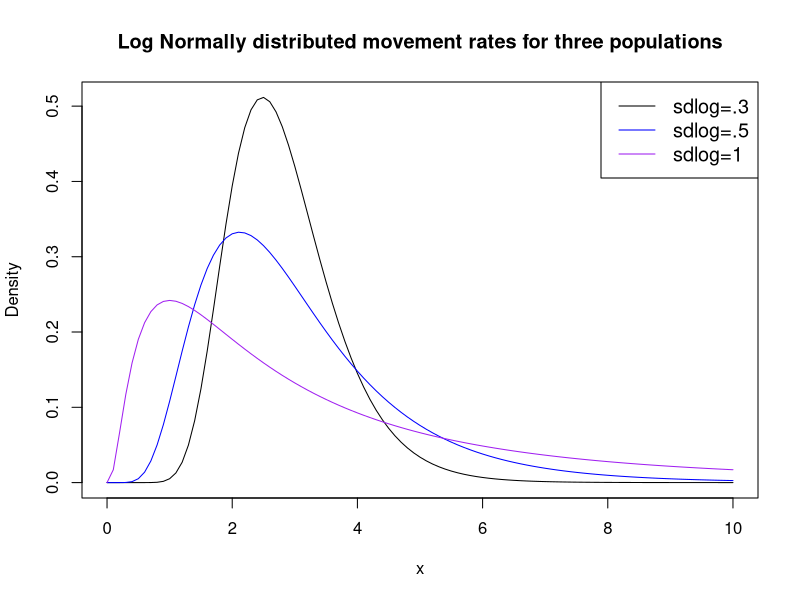
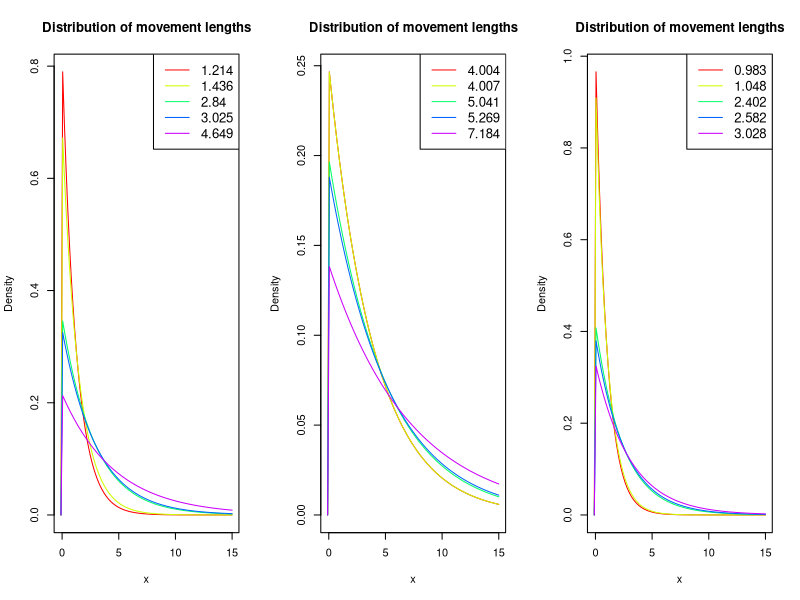
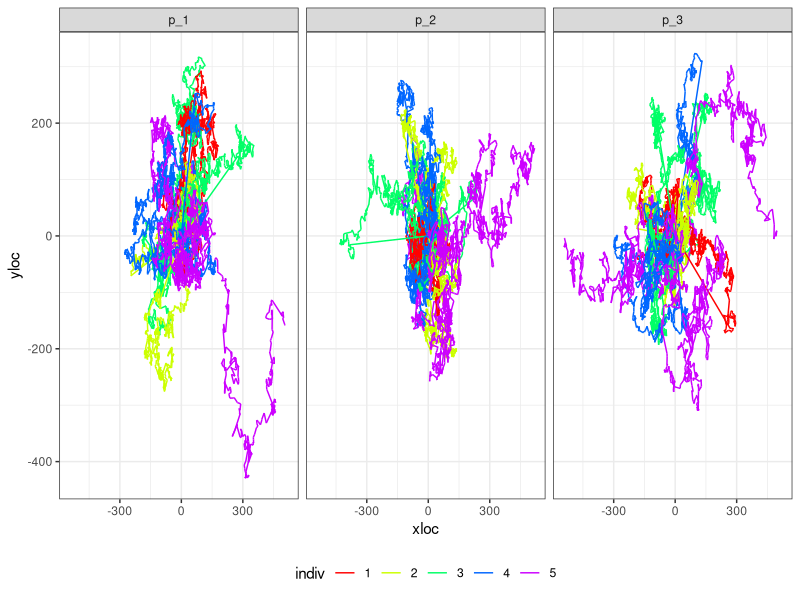
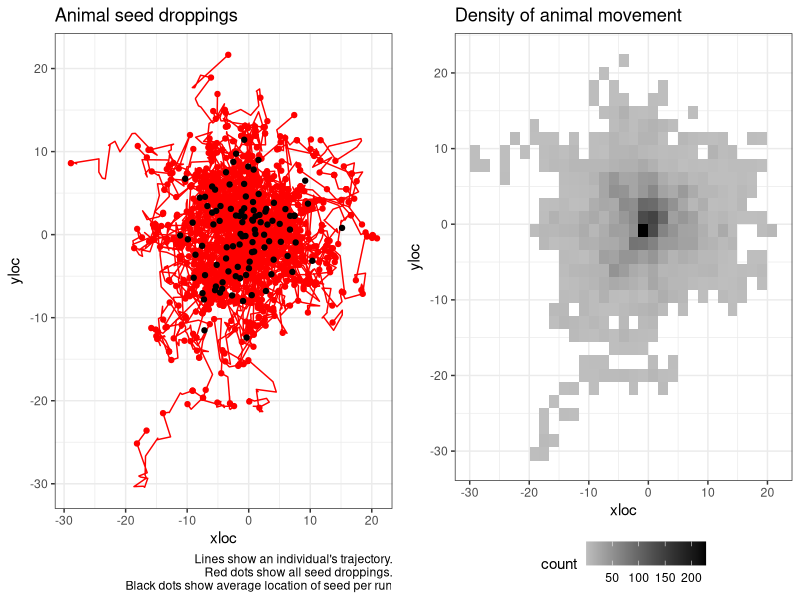
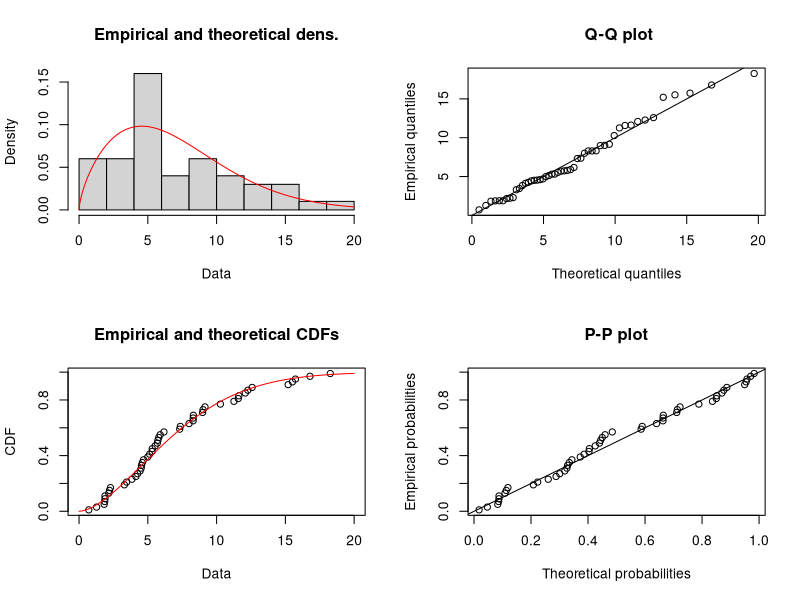
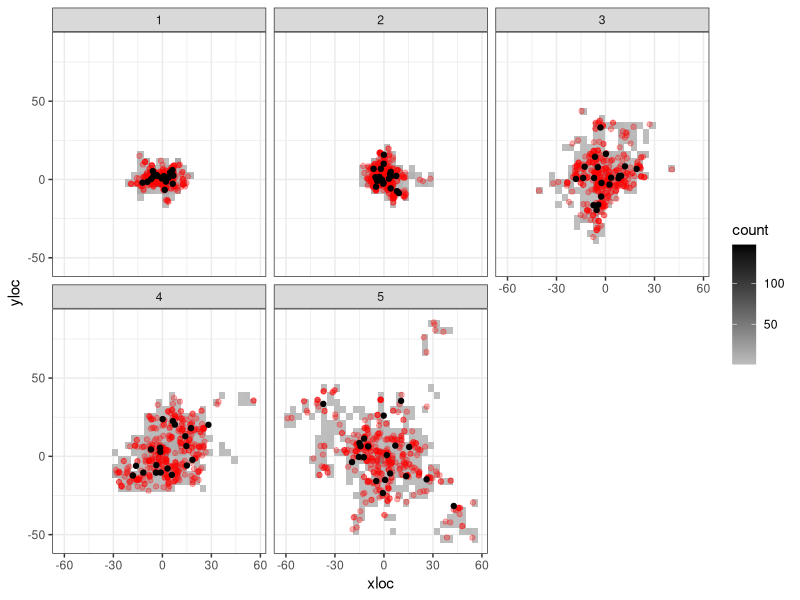
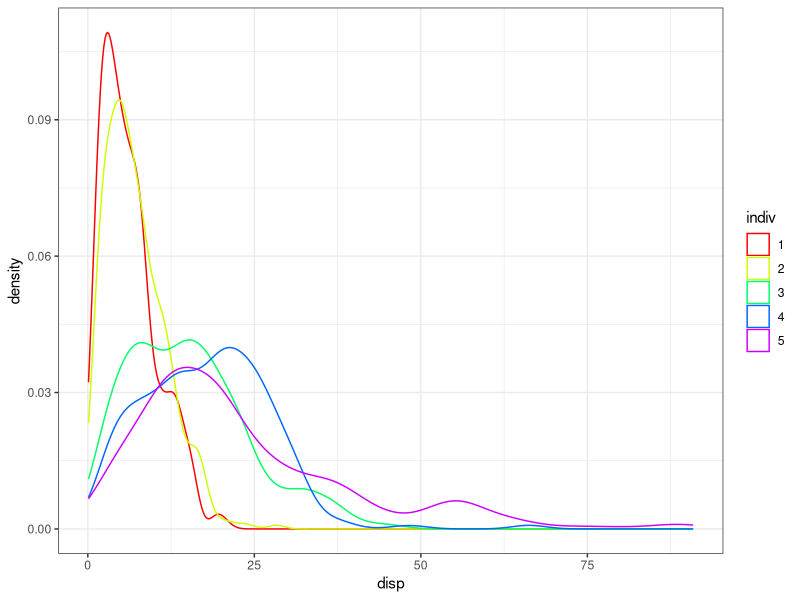
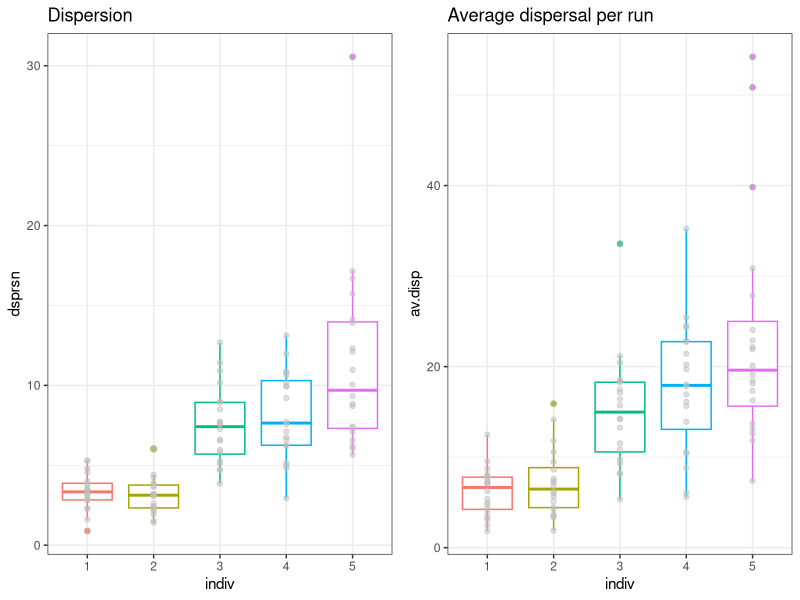

R code for these plots, in order:
## ---- chunk 1
knitr::opts_chunk$set(echo = FALSE, message = FALSE, warning = FALSE)
knitr::opts_chunk$set(fig.width=12, fig.height=6) 
## ---- chunk 2
library(dplyr)
library(tidyr)
library(ggplot2)
library(cowplot)
library(fitdistrplus)
library(Hmisc)
## ---- chunk 3
set.seed(978)

av.mov.rate <- 1
max.x <- 10

mycols <- c("black", "blue", "purple")
#create density plots
curve(dlnorm(x, meanlog=av.mov.rate, sdlog=0.3),
      from=0, to=max.x,
      col=mycols[1],
      main = 'Log Normally distributed movement rates for three populations', #add title
      ylab = 'Density', #change y-axis label
      )

curve(dlnorm(x, meanlog=av.mov.rate, sdlog=0.5), 
      from=0, to=max.x,
      col=mycols[2], add=TRUE)

curve(dlnorm(x, meanlog=av.mov.rate, sdlog=1), 
      from=0, to=max.x,
      col=mycols[3], add=TRUE)

#add legend
legend("topright", legend=c("sdlog=.3", "sdlog=.5", "sdlog=1"),
       col=mycols, lty=1, cex=1.2)
## ---- chunk 4
n.individuals <- 5
m_1 <- sort(round(rlnorm(n.individuals, meanlog = av.mov.rate, sdlog = 0.3),3))
m_2 <- sort(round(rlnorm(n.individuals, meanlog = av.mov.rate, sdlog = 0.5),3))
m_3 <- sort(round(rlnorm(n.individuals, meanlog = av.mov.rate, sdlog = 1),3))
## ---- chunk 5

par(mfrow=c(1,3))
mycols <- rainbow(n.individuals, s=1)

range <- c(-0.1,max.x+5)
#create density plots
#########################################################################
# Fist population
curve(dexp(x, 1/m_1[1]), #notice rate for exponential is 1/movement rate.
      from=range[1], to=range[2], 
      col=mycols[1],
      main = 'Distribution of movement lengths', #add title
      ylab = 'Density', #change y-axis label
      xlab = "x"
      )
for(i in 2:5){
  curve(dexp(x, 1/m_1[i]), 
        from=range[1], to=range[2],
        col=mycols[i], add=TRUE)
}

#add legend
legend("topright", legend= m_1,
       col=mycols, lty=1, cex=1.2)
#########################################################################
# Second population
curve(dexp(x, 1/m_2[1]), #notice rate for exponential is 1/movement rate.
      from=range[1], to=range[2], 
      col=mycols[1],
      main = 'Distribution of movement lengths', #add title
      ylab = 'Density', #change y-axis label
      xlab = "x"
      )
for(i in 2:5){
  curve(dexp(x, 1/m_2[i]), 
        from=range[1], to=range[2],
        col=mycols[i], add=TRUE)
}

#add legend
legend("topright", legend= m_2,
       col=mycols, lty=1, cex=1.2)

#########################################################################
# Third population
curve(dexp(x, 1/m_3[1]), #notice rate for exponential is 1/movement rate.
      from=range[1], to=range[2], 
      col=mycols[1],
      main = 'Distribution of movement lengths', #add title
      ylab = 'Density', #change y-axis label
      xlab = "x"
      )
for(i in 2:5){
  curve(dexp(x, 1/m_3[i]), 
        from=range[1], to=range[2],
        col=mycols[i], add=TRUE)
}

#add legend
legend("topright", legend= m_3,
       col=mycols, lty=1, cex=1.2)
## ---- chunk 6
sim_movement <- function(prm, t = 1000, plot.it = TRUE, return.data.frame = FALSE){
  tru.rate <- round(prm, 3)
  movedist <- rexp(t, rate = 1/tru.rate)
  angle <- runif(t, min = 0, max = 360)
  distx <- movedist*cos(angle)
  xloc <- c(0, cumsum(distx))
  disty <- movedist*sin(angle)
  yloc <- c(0, cumsum(disty))
  animalTraj <- data.frame(time = 0:t, xloc = xloc, yloc = yloc)
  if(plot.it == TRUE){
    plot(x = xloc, y = yloc, type = "l", main = paste("Rate=",tru.rate))
  }
  if(return.data.frame == TRUE){
    return(animalTraj)
  }
}
## ---- chunk 7
nruns <- 3
m.data <- data.frame(m_1, m_2, m_3)

df <- NULL

for(m in 1:3){
  m.0 <- m.data[m]
  for(j in 1:n.individuals){
  for(k in 1:nruns){
  a <- sim_movement(m_2[j], plot.it = FALSE, return.data.frame = TRUE) %>% 
    mutate(indiv = as.factor(j),
           run = paste0("r_", k),
           pop.id = paste0("p_",m))
  df <- rbind.data.frame(df, a)
}
}
  
}


df %>% 
  ggplot(., aes(x = xloc, y=yloc, group = run, color = indiv)) +
  facet_wrap(~pop.id) +
  geom_path() +
  scale_color_manual(values = mycols) +
  theme_bw() +
  theme(legend.position = "bottom") +
  NULL
## ---- chunk 8
sim_seeds <- function(nseeds = 20, m.prms = NULL,...){
  grt <- round(rgamma(nseeds, shape = 4, scale = 5))
  t.grt <- max(grt)

  df <- sim_movement(m.prms, t = t.grt, plot.it = FALSE, return.data.frame = TRUE)

  df %>% 
    left_join(., data.frame(s.id = 1:nseeds, time = grt)) %>% 
    mutate(disp = sqrt(xloc^2+yloc^2)) -> df
  
  return(df)
}

summ_seeds <- function(df = NULL){
  df %>% 
  drop_na(s.id) %>% 
  mutate(xi = (mean(xloc)-xloc)^2,
         yi = (mean(yloc)-yloc)^2) %>% 
  summarise(x = mean(xloc),
            y = mean(yloc),
            av.disp = mean(disp),
            se.disp = sd(disp)/sqrt(n()),
            dsprsn = sum(sqrt(xi+yi))/n()) -> s.df
  return(s.df)
}

# a <- sim_seeds(m.prms = m_1[1])
# summ_seeds(a)
## ---- chunk 9
nruns <- 100
ex.i <- 1
df <- NULL
summ.df <- NULL

for(j in 1:ex.i){
  for(k in 1:nruns){
    a <- sim_seeds(m.prms = m_1[j]) %>% 
      mutate(indiv = as.factor(j),
             run = factor(paste0("r_", k), levels = paste0("r_", 1:nruns)))
    
    b <- summ_seeds(a) %>% 
      mutate(indiv = as.factor(j),
             run = factor(paste0("r_", k), levels = paste0("r_", 1:nruns)))
    
    df <- rbind.data.frame(df, a) 
    summ.df <- rbind.data.frame(summ.df, b) 
}
}
## ---- chunk 10

df %>% 
  ggplot(., aes(x = xloc, y=yloc, 
                group = run,
                color = indiv)) +
  # facet_wrap(~run) +
  geom_path() +
  scale_color_manual(values = mycols) +
  geom_point(data = df %>% drop_na(s.id), 
             aes(x = xloc, y = yloc)) +
  geom_point(data = summ.df, aes(x = x, y=y), color = "black") +
  theme_bw() +
  labs(title = "Animal seed droppings", caption = "Lines show an individual's trajectory.\n Red dots show all seed droppings.\n Black dots show average location of seed per run") +
  theme(legend.position = "none") -> p1
# p1

df %>% 
  ggplot(., aes(x = xloc, y = yloc)) +
  # stat_density_2d(aes(fill = ..level..), geom = "polygon", colour="white") +
  geom_bin2d() +
  # geom_hex() +
  # scale_fill_continuous(type = "viridis") +
  scale_fill_gradient(low = "grey", high = "black") +
  # geom_point(data = df %>% drop_na(s.id), 
  #            aes(x = xloc, y = yloc), color = mycols[ex.i], alpha = 0.3) +
  # geom_point(data = summ.df, aes(x = x, y=y), color = "black") +
  theme_bw() +
  theme(legend.position = "bottom") +
  labs(title = "Density of animal movement") -> p2
# p2

cowplot::plot_grid(p1, p2)
  
# summ.df %>% 
#   ggplot(., aes(y = dsprsn)) +
#   geom_boxplot()
# 
# summ.df %>% 
#   ggplot(., aes(x = av.disp)) +
#   geom_density(color = "blue") + # for the average dispersal per run
#   geom_density(data = df %>% drop_na(s.id),
#                  aes(x = disp)) + # for every seed
#   theme_bw()
## ---- chunk 11
# s.df <- df %>% drop_na(s.id)

s.df <- df %>% drop_na(s.id) %>% 
  sample_n(., 50)
  


g <- fitdist(s.df$disp, distr = "weibull")
## ---- chunk 12
summary(g)
plot(g)

# library(MASS)
# fitdistr(s.df$disp, densfun = "weibull")
## ---- chunk 13
nruns <- 20

df <- NULL
summ.df <- NULL

for(j in 1:n.individuals){
  for(k in 1:nruns){
    a <- sim_seeds(m.prms = m_1[j]) %>% 
      mutate(indiv = as.factor(j),
             run = factor(paste0("r_", k), levels = paste0("r_", 1:nruns)))
    
    b <- summ_seeds(a) %>% 
      mutate(indiv = as.factor(j),
             run = factor(paste0("r_", k), levels = paste0("r_", 1:nruns)))
    
    df <- rbind.data.frame(df, a) 
    summ.df <- rbind.data.frame(summ.df, b) 
}
}
## ---- chunk 14
df %>% 
  ggplot(., aes(x = xloc, y = yloc)) +
  facet_wrap(~indiv) +
  # stat_density_2d(aes(fill = ..level..), geom = "polygon", colour="white") +
  geom_bin2d() +
  # geom_hex() +
  # scale_fill_continuous(type = "viridis") +
  scale_fill_gradient(low = "grey", high = "black") +
  geom_point(data = df %>% drop_na(s.id),
             aes(x = xloc, y = yloc), color = "red", alpha = 0.3) +
  geom_point(data = summ.df, aes(x = x, y=y), color = "black") +
  theme_bw()
## ---- chunk 15
df %>% 
  drop_na(s.id) %>% 
  ggplot(., aes(x = disp, color = indiv)) +
  geom_density() +
  scale_color_manual(values = mycols) +
  theme_bw()

## ---- chunk 16
summ.df %>% 
  ggplot(., aes(y = dsprsn, x = indiv, color = indiv)) +
  geom_boxplot() +
  geom_point(color = "grey", alpha = 0.5) +
  labs(title = "Dispersion") +
  theme_bw() +
  theme(legend.position = "none") -> p1
# p1

summ.df %>% 
  ggplot(., aes(y = av.disp, x = indiv, color = indiv)) +
  geom_boxplot() +
  geom_point(color = "grey", alpha = 0.5) +
  labs(title = "Average dispersal per run") +
  theme_bw() +
  theme(legend.position = "none") -> p2
# p2

plot_grid(p1, p2)
## ---- chunk 17
n.boots <- 10
samp.size <- 30
weib.boot <- NULL

for(j in 1:n.boots){
      s.df <- df %>% drop_na(s.id) %>%
      group_by(indiv) %>%
      sample_n(., samp.size)
    
    # s.df <- df %>% drop_na(s.id)
    
    weib.fits <- NULL
    
    for(i in 1:n.individuals){
      dat <- s.df %>% 
        filter(indiv == i)
      #g <- fitdist(dat$disp, distr = "weibull", method = 'mle', lower = c(0,0))
      g <- fitdistr(dat$disp, densfun = "weibull", lower = c(0,0))
      prms.weib <- data.frame(est.shape = as.numeric(g$estimate[1]),
                              est.scale = as.numeric(g$estimate[2]),
                              loglik = g$loglik, indiv = i)
      weib.fits <- rbind.data.frame(weib.fits, prms.weib)
      # plot(g)
    }
    
    weib.boot <- rbind.data.frame(weib.boot, weib.fits %>% mutate(boot = j))
}

# weib.boot
## ---- chunk 18
weib.boot.pool <- NULL

for(j in 1:n.boots){
      s.df <- df %>% drop_na(s.id) %>%
      sample_n(., samp.size)

    
    g <- fitdistr(s.df$disp, densfun = "weibull", lower = c(0,0))
    
    prms.weib <- data.frame(est.shape = as.numeric(g$estimate[1]),
                              est.scale = as.numeric(g$estimate[2]),
                              loglik = g$loglik, indiv = 0)
    
    weib.boot.pool <- rbind.data.frame(weib.boot.pool, prms.weib %>% mutate(boot = j))
}

## ---- chunk 19

weib.boot %>% 
  rbind.data.frame(., weib.boot.pool) -> weib.boot

weib.boot %>% 
  ggplot(., aes(x = factor(indiv), y = est.shape, color = factor(indiv))) +
  geom_violin() +
  scale_color_manual(values = c("black", mycols)) +
  # geom_boxplot(width = 0.1) +
  # geom_point(color = "grey", alpha = 0.5) +
  stat_summary(fun.data=mean_sdl, mult=1, 
                 geom="pointrange", color="black") +
  labs(title = "Shape") +
  theme_bw() -> p1
# p1

weib.boot %>% 
  ggplot(., aes(x = factor(indiv), y = est.scale, color = factor(indiv))) +
  geom_violin() +
  scale_color_manual(values = c("black", mycols)) +
  #geom_boxplot(width = 0.1) +
  # geom_point() +
  stat_summary(fun.data=mean_sdl, mult=1, 
                 geom="pointrange", color="black") +
  labs(title = "Scale") +
  theme_bw() -> p2

plot_grid(p1, p2)
## ---- chunk 20
weib.curves <- NULL

for(i in 1:5){
  weib.boot %>% 
  filter(indiv == i) -> a

  b <- purrr::map(seq(1:nrow(a)), function(y)
    stat_function(fun = dweibull, args = list(scale = a$est.scale[y], shape = a$est.shape[y]), color = mycols[i], alpha = 0.3))
  
  weib.curves <- append(weib.curves, b)
}

weib.boot %>% 
  filter(indiv == 0) -> c
weib.curves.pool <- purrr::map(seq(1:nrow(a)), function(y)
    stat_function(fun = dweibull, args = list(scale = c$est.scale[y], shape = c$est.shape[y]), color = "black", alpha = 0.8))


# ggplot(data = data.frame(x = c(1, 60)), aes(x)) +
#   weib.curves +
#   ylab("Density") + xlab("Distance (m)") +
#   theme_bw()  +
#   theme(legend.position = c(0.7, 0.7),
#         legend.title = element_blank()) 
df %>%
  drop_na(s.id) %>% 
  ggplot(., aes(x = disp)) +
  geom_histogram(aes(y = ..density..), fill = "grey") +
  theme_bw() -> p
# p
# 
# p +
#   stat_function(fun = dweibull, args = list(scale = weib.boot$est.scale[1], shape = weib.boot$est.shape[1]), color = "red")

p + 
  weib.curves +
  weib.curves.pool
  

## ---- chunk 21

# For second population
df2 <- NULL
summ.df2 <- NULL

for(j in 1:n.individuals){
  for(k in 1:nruns){
    a <- sim_seeds(m.prms = m_2[j]) %>% 
      mutate(indiv = as.factor(j),
             run = factor(paste0("r_", k), levels = paste0("r_", 1:nruns)))
    
    b <- summ_seeds(a) %>% 
      mutate(indiv = as.factor(j),
             run = factor(paste0("r_", k), levels = paste0("r_", 1:nruns)))
    
    df2 <- rbind.data.frame(df2, a) 
    summ.df2 <- rbind.data.frame(summ.df2, b) 
  }
}

# #If we wanted to visualize 
# summ.df2 %>% 
#   ggplot(., aes(y = dsprsn, x = indiv, color = indiv)) +
#   geom_boxplot() +
#   geom_point(color = "grey", alpha = 0.5) +
#   labs(title = "Dispersion") +
#   theme_bw() +
#   theme(legend.position = "none") -> p1
# # p1
# 
# summ.df2 %>% 
#   ggplot(., aes(y = av.disp, x = indiv, color = indiv)) +
#   geom_boxplot() +
#   geom_point(color = "grey", alpha = 0.5) +
#   labs(title = "Average dispersal per run") +
#   theme_bw() +
#   theme(legend.position = "none") -> p2
# # p2
# 
# plot_grid(p1, p2)

########################################################
# Bootstrap for individuals
weib.boot2 <- NULL

for(j in 1:n.boots){
  s.df <- df2 %>% drop_na(s.id) %>%
    group_by(indiv) %>%
    sample_n(., samp.size)
  
  # s.df <- df %>% drop_na(s.id)
  
  weib.fits <- NULL
  
  for(i in 1:n.individuals){
    dat <- s.df %>% 
      filter(indiv == i)
    #g <- fitdist(dat$disp, distr = "weibull", method = 'mle', lower = c(0,0))
    g <- fitdistr(dat$disp, densfun = "weibull", lower = c(0,0))
    prms.weib <- data.frame(est.shape = as.numeric(g$estimate[1]),
                            est.scale = as.numeric(g$estimate[2]),
                            loglik = g$loglik, indiv = i)
    weib.fits <- rbind.data.frame(weib.fits, prms.weib)
    # plot(g)
  }
  
  weib.boot2 <- rbind.data.frame(weib.boot2, weib.fits %>% mutate(boot = j))
}

# Pooled bootstrap
weib.boot.pool2 <- NULL

for(j in 1:n.boots){
  s.df <- df2 %>% drop_na(s.id) %>%
    sample_n(., samp.size)
  
  
  g <- fitdistr(s.df$disp, densfun = "weibull", lower = c(0,0))
  
  prms.weib <- data.frame(est.shape = as.numeric(g$estimate[1]),
                          est.scale = as.numeric(g$estimate[2]),
                          loglik = g$loglik, indiv = 0)
  
  weib.boot.pool2 <- rbind.data.frame(weib.boot.pool2, prms.weib %>% mutate(boot = j))
}
## ---- chunk 22

# For Third population
df3 <- NULL
summ.df3 <- NULL

for(j in 1:n.individuals){
  for(k in 1:nruns){
    a <- sim_seeds(m.prms = m_3[j]) %>% 
      mutate(indiv = as.factor(j),
             run = factor(paste0("r_", k), levels = paste0("r_", 1:nruns)))
    
    b <- summ_seeds(a) %>% 
      mutate(indiv = as.factor(j),
             run = factor(paste0("r_", k), levels = paste0("r_", 1:nruns)))
    
    df3 <- rbind.data.frame(df3, a) 
    summ.df3 <- rbind.data.frame(summ.df3, b) 
  }
}

# #If we wanted to visualize 
# summ.df3 %>% 
#   ggplot(., aes(y = dsprsn, x = indiv, color = indiv)) +
#   geom_boxplot() +
#   geom_point(color = "grey", alpha = 0.5) +
#   labs(title = "Dispersion") +
#   theme_bw() +
#   theme(legend.position = "none") -> p1
# # p1
# 
# summ.df3 %>% 
#   ggplot(., aes(y = av.disp, x = indiv, color = indiv)) +
#   geom_boxplot() +
#   geom_point(color = "grey", alpha = 0.5) +
#   labs(title = "Average dispersal per run") +
#   theme_bw() +
#   theme(legend.position = "none") -> p2
# # p2
# 
# plot_grid(p1, p2)

########################################################
# Bootstrap for individuals
weib.boot3 <- NULL

for(j in 1:n.boots){
  s.df <- df3 %>% drop_na(s.id) %>%
    group_by(indiv) %>%
    sample_n(., samp.size)
  
  # s.df <- df %>% drop_na(s.id)
  
  weib.fits <- NULL
  
  for(i in 1:n.individuals){
    dat <- s.df %>% 
      filter(indiv == i)
    #g <- fitdist(dat$disp, distr = "weibull", method = 'mle', lower = c(0,0))
    g <- fitdistr(dat$disp, densfun = "weibull", lower = c(0,0))
    prms.weib <- data.frame(est.shape = as.numeric(g$estimate[1]),
                            est.scale = as.numeric(g$estimate[2]),
                            loglik = g$loglik, indiv = i)
    weib.fits <- rbind.data.frame(weib.fits, prms.weib)
    # plot(g)
  }
  
  weib.boot3 <- rbind.data.frame(weib.boot3, weib.fits %>% mutate(boot = j))
}

# Pooled bootstrap
weib.boot.pool3 <- NULL

for(j in 1:n.boots){
  s.df <- df3 %>% drop_na(s.id) %>%
    sample_n(., samp.size)
  
  
  g <- fitdistr(s.df$disp, densfun = "weibull", lower = c(0,0))
  
  prms.weib <- data.frame(est.shape = as.numeric(g$estimate[1]),
                          est.scale = as.numeric(g$estimate[2]),
                          loglik = g$loglik, indiv = 0)
  
  weib.boot.pool3 <- rbind.data.frame(weib.boot.pool3, prms.weib %>% mutate(boot = j))
}
## ---- chunk 23

weib.boot.pool %>% 
  mutate(popu = 1) %>% 
  bind_rows(., weib.boot.pool2 %>% 
              mutate(popu = 2)) %>% 
  bind_rows(., weib.boot.pool3 %>% 
              mutate(popu = 3)) -> weib.boot.pool

weib.boot.pool %>% 
  ggplot(., aes(x = factor(popu), y = est.shape, color = factor(popu))) +
  geom_violin() +
  # scale_color_manual(values = c("black", mycols)) +
  # geom_boxplot(width = 0.1) +
  # geom_point(color = "grey", alpha = 0.5) +
  stat_summary(fun.data=mean_sdl, mult=1, 
                 geom="pointrange", color="black") +
  labs(title = "Shape") +
  theme_bw() -> p1
# p1

weib.boot.pool %>% 
  ggplot(., aes(x = factor(popu), y = est.scale, color = factor(popu))) +
  geom_violin() +
  # scale_color_manual(values = c("black", mycols)) +
  #geom_boxplot(width = 0.1) +
  # geom_point() +
  stat_summary(fun.data=mean_sdl, mult=1, 
                 geom="pointrange", color="black") +
  labs(title = "Scale") +
  theme_bw() -> p2

plot_grid(p1, p2)
